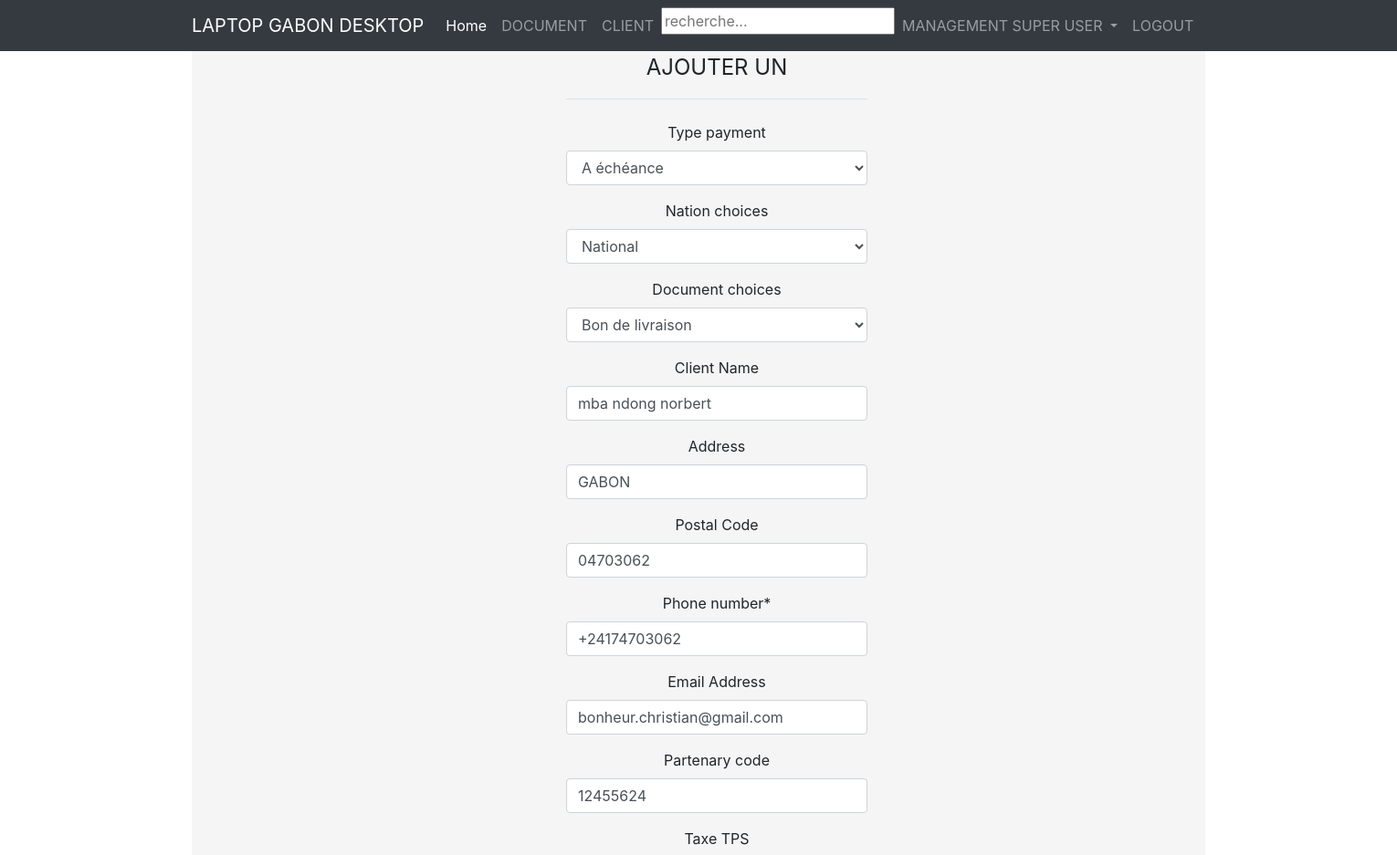
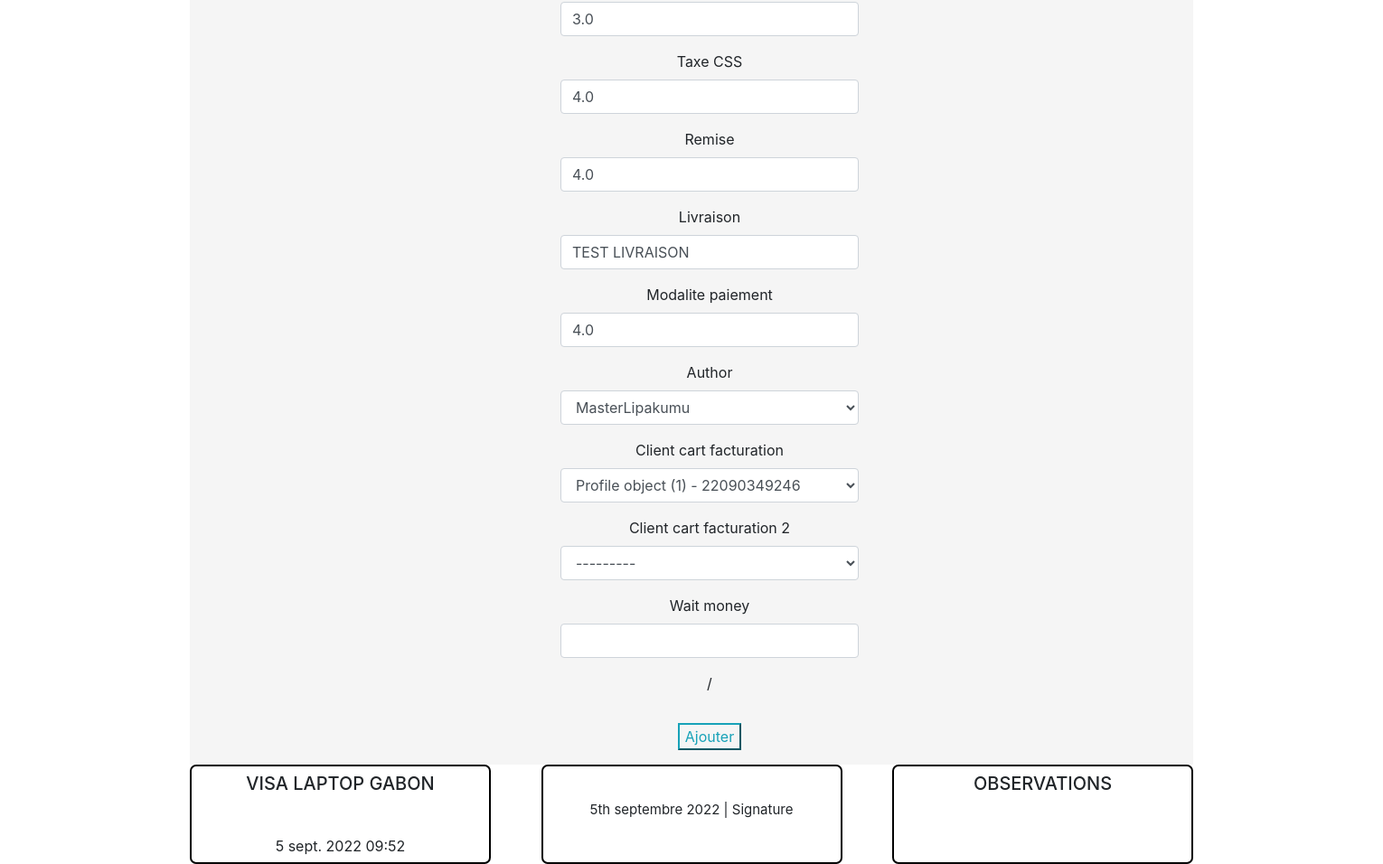
Screenshot of /alldetail/allclientdataupdateview/edit/1/ (signed in) with the database file from the repository (2 pictures, top to bottom).
### alldetail/models.py (models this page shows, shortened)
class ALLClientData(models.Model):
    NATION = [
        ('National', 'National'),
        ('International', 'International'),
    ]
    DOCU = [
        ('Bon de livraison', 'Bon de livraison'),
        ('Devis', 'Devis'),
        ('Facture', 'Facture'),
    ]
    TYPEPAYMENT = [
        ('A échéance','A échéance'),
        ('Définis dans le contrat','Définis dans le contrat'),
        ('Journalier, hebdomadaire, mensuel','Journalier, hebdomadaire, mensuel'),
        ('Cash','Cash'),
    ]
    type_payment = models.CharField(choices=TYPEPAYMENT, blank=True, null=True, max_length=200)
    nation_choices = models.CharField(choices=NATION, blank=True, null=True, max_length=100)
    document_choices = models.CharField(choices=DOCU, blank=True, null=True, max_length=100)
    client_Name = models.CharField(null=True, blank=True, max_length=200)
    address = models.CharField(null=True, blank=True, max_length=255)
    postal_Code = models.CharField(null=True, blank=True, max_length=10)
    phone_number = PhoneNumberField()
    email_Address = models.EmailField(null=True, blank=True, max_length=200)
    partenary_code = models.CharField(max_length = 200, blank = True, null=True)
    taxe_TPS = models.FloatField(null=True, blank=True)
    taxe_CSS = models.FloatField(null=True, blank=True)
    remise = models.FloatField(null=True, blank=True)
    livraison = models.CharField(null=True, blank=True, max_length=200)
    modalite_paiement = models.FloatField(blank=True, null=True)
    author = models.ForeignKey(User, on_delete=models.CASCADE, null=True, blank=True)
    client_cart_facturation = models.ForeignKey('carts.Order',on_delete = models.SET_NULL, null = True, blank=True, related_name = "client_cart_facturation")
    client_cart_facturation_2 = models.ForeignKey('carts.OrderItem',on_delete = models.SET_NULL, null = True, blank=True, related_name = "client_cart_facturation_2")
    date_created = models.DateTimeField(auto_now_add = True)
    last_updated = models.DateTimeField(auto_now = True)
    wait_money = models.FloatField(null=True, blank=True)

### alldetail/views.py (the view)
# urls.py: path('allclientdataupdateview/edit/<int:pk>/', ALLClientDataUpdateView.as_view(), name="allclientdataupdateview"),
class ALLClientDataUpdateView(LoginRequiredMixin,UserPassesTestMixin,UpdateView):
    model = ALLClientData
    fields = '__all__'
    def test_func(self):
        if self.request.user.is_superuser:
            return True
        return False

### carts/models.py (called while the page is built)
    def __str__(self):
        return self.articles.name

    def __str__(self):
        return '{0} - {1}'.format(self.owner, self.ref_code)

### templates/alldetail/allclientdata_form.html (shortened to what this page needs)
{% extends "base.html"%}
{% load crispy_forms_tags %}
{% block content %}
<div class="container" style="background-color:whitesmoke;">
    <div class="row" style="position:center;text-align:center;margin:0 auto;margin-left:380px;width:100%;">
        <div class="col-8 col-md-4 mx auto">
            <form method="POST" enctype="multipart/form-data">
                <div class="form-group">
                    <legend class="mb-4 pb-3 border-bottom text-uppercase">Ajouter un </legend>
                    <table style="width:100;">
                    {{form|crispy}} <p>/{{r1}}</p>
                    </table>
                </div>
                <div class="form-group">
                    <button class="btn-outline-info" type="submit">Ajouter</button>
                </div>
            </form>
        </div>
    </div>
</div>
{% endblock content %}

### rows the page displays
ALLClientData: type_payment "A échéance", nation_choices "National", document_choices "Bon de livraison", client_Name "mba ndong norbert", address "GABON", postal_Code "04703062", phone_number "+24174703062", email_Address "bonheur.christian@gmail.com", partenary_code "12455624", taxe_TPS "3.0", taxe_CSS "4.0", remise "4.0", livraison "TEST LIVRAISON", modalite_paiement "4.0", author "MasterLipakumu", client_cart_facturation "Profile object (1) - 22090349246", client_cart_facturation_2 "---------"
